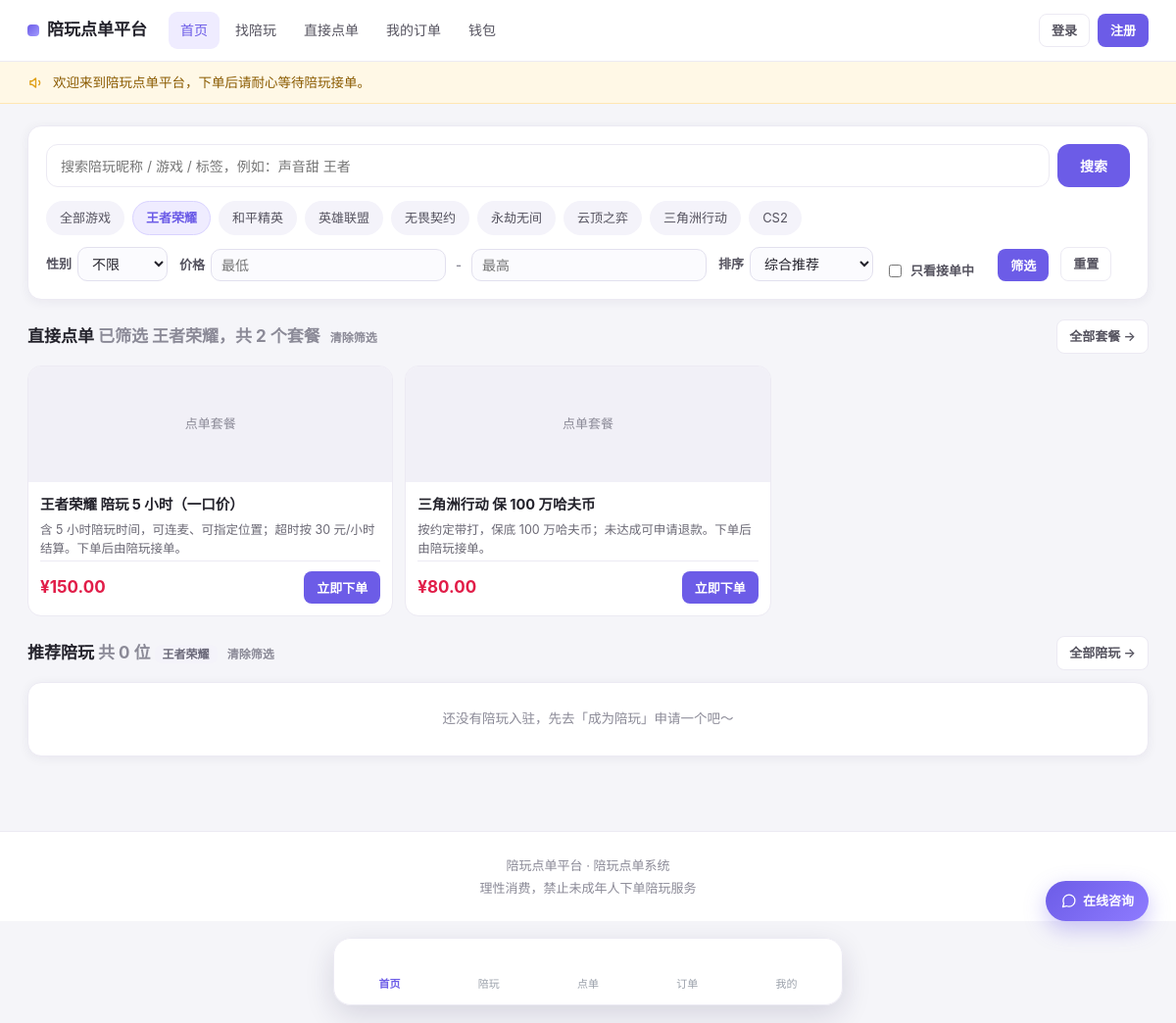
Screenshot of /index.php?r=home/index&game_id=1&page=1 with the database file from the repository.
### tables this page shows
CREATE TABLE IF NOT EXISTS `games` (
  `id` INT UNSIGNED NOT NULL AUTO_INCREMENT,
  `name` VARCHAR(50) NOT NULL DEFAULT '',
  `icon` VARCHAR(255) NOT NULL DEFAULT '',
  `sort` INT NOT NULL DEFAULT 0,
  `is_hot` TINYINT NOT NULL DEFAULT 0,
  `status` TINYINT NOT NULL DEFAULT 1 COMMENT '1启用 0停用',
  `created_at` DATETIME NOT NULL,
  `updated_at` DATETIME NOT NULL,
  PRIMARY KEY (`id`),
  KEY `idx_status` (`status`)
);

CREATE TABLE IF NOT EXISTS `order_packages` (
  `id` INT UNSIGNED NOT NULL AUTO_INCREMENT,
  `title` VARCHAR(100) NOT NULL DEFAULT '' COMMENT '例如：王者荣耀 陪玩 5 小时',
  `game_id` INT UNSIGNED NOT NULL DEFAULT 0,
  `price` DECIMAL(10,2) NOT NULL DEFAULT 0.00 COMMENT '一口价（总价）',
  `cover` VARCHAR(255) NOT NULL DEFAULT '',
  `description` VARCHAR(500) NOT NULL DEFAULT '',
  `sort` INT NOT NULL DEFAULT 0 COMMENT '越大越靠前',
  `status` TINYINT NOT NULL DEFAULT 1 COMMENT '1上架 0下架',
  `created_at` DATETIME NOT NULL,
  `updated_at` DATETIME NOT NULL,
  PRIMARY KEY (`id`),
  KEY `idx_status_sort` (`status`, `sort`)
);

### app/View.php (called while the page is built, shortened)
<?php
class View
{
    public static function render(string $tpl, array $data = [], string $layout = 'layout'): void
    {
        $content = self::capture($tpl, $data);
    }
    public static function capture(string $tpl, array $data = []): string
    {
        $file = self::resolve($tpl);
        extract($data, EXTR_SKIP);
        include $file;
        return (string) ob_get_clean();
    }
    private static function resolve(string $tpl): ?string
    {
        $tpl = str_replace(['..', '\\'], ['', '/'], $tpl);
        $tpl = trim($tpl, '/');
        $file = APP_ROOT . '/app/views/' . $tpl . '.php';
        return is_file($file) ? $file : null;
    }
}

### app/helpers.php (called while the page is built, shortened)
<?php
function config(?string $key = null, $default = null)
{
    $cfg = $GLOBALS['config'] ?? [];
    foreach (explode('.', $key) as $seg) {
        if (!is_array($cfg) || !array_key_exists($seg, $cfg)) {
            return $default;
        }
        $cfg = $cfg[$seg];
    }
    return $cfg;
}
function e($value): string
{
    return htmlspecialchars((string) $value, ENT_QUOTES, 'UTF-8');
}
function base_url(): string
{
    static $base = null;
    if ($base !== null) {
        return $base;
    }
    $configured = trim((string) config('app.url', ''));
    $scheme = (!empty($_SERVER['HTTPS']) && $_SERVER['HTTPS'] !== 'off') ? 'https' : 'http';
    $host   = (string) ($_SERVER['HTTP_HOST'] ?? 'localhost');
    $script = str_replace('\\', '/', (string) ($_SERVER['SCRIPT_NAME'] ?? '/index.php'));
    $dir    = rtrim(str_replace('\\', '/', dirname($script)), '/');
    $adminSeg = '/' . admin_path();
    return $base = $scheme . '://' . $host . $dir;
}
function url(string $route = 'home/index', array $params = []): string
{
    $params = array_merge(['r' => $route], $params);
    return base_url() . '/index.php?' . http_build_query($params);
}
function admin_path(): string
{
    $path = trim((string) config('security.admin_path', 'admin'), '/');
    return $path;
}
function query_url(array $overrides = [], ?string $route = null): string
{
    $q     = $_GET;
    $r     = $route ?? (string) ($q['r'] ?? 'home/index');
    unset($q['r'], $q['_token']);
    $q     = array_merge($q, $overrides);
    $q     = array_filter($q, function ($v) {
        return $v !== '' && $v !== null;
    });
    $script = str_replace('\\', '/', (string) ($_SERVER['SCRIPT_NAME'] ?? ''));
    return url($r, $q);
}
function view(string $tpl, array $data = [], string $layout = 'layout'): void
{
    View::render($tpl, $data, $layout);
}
function input(string $key, $default = '')
{
    if (array_key_exists($key, $_GET)) {
        return $_GET[$key];
    }
    return $default;
}
function input_str(string $key, string $default = ''): string
{
    $v = input($key, $default);
    return trim((string) $v);
}
function input_int(string $key, int $default = 0): int
{
    $v = input($key, $default);
    return is_array($v) ? $default : (int) $v;
}
function yuan($amount): string
{
    return '¥' . number_format((float) $amount, 2, '.', ',');
}
function str_limit(?string $text, int $length = 40): string
{
    $text = (string) $text;
    return mb_strlen($text) > $length ? mb_substr($text, 0, $length) . '…' : $text;
}

### app/Controllers/BaseController.php (called while the page is built, shortened)
<?php
abstract class BaseController
{
    protected function view(string $tpl, array $data = [], string $layout = 'layout'): void
    {
        $data['__user'] = user();
        view($tpl, $data, $layout);
    }
}

### app/Controllers/HomeController.php (called while the page is built, shortened)
<?php
class HomeController extends BaseController
{
    private function buildFilter(): array
    {
        return [
            'game_id'     => input_int('game_id', 0),
            'gender'      => input_int('gender', 0),
            'keyword'     => input_str('keyword'),
            'sort'        => input_str('sort', 'default'),
            'online_only' => input_int('online_only', 0),
            'min_price'   => input_str('min_price'),
            'max_price'   => input_str('max_price'),
        ];
    }
    public function index()
    {
        $filter = $this->buildFilter();
        $result = CompanionService::search($filter, 1, 8);
        $games  = Db::all('SELECT * FROM games WHERE status = 1 ORDER BY sort DESC, id ASC LIMIT 8');
        $stats = [
            'companions' => (int) Db::value('SELECT COUNT(*) FROM companion_profiles WHERE audit_status = 1'),
            'orders'     => (int) Db::value('SELECT COUNT(*) FROM orders'),
            'completed'  => (int) Db::value('SELECT COUNT(*) FROM orders WHERE status = ?', [OrderService::STATUS_COMPLETED]),
        ];
        $this->view('home/index', [
            'title'    => site_name(),
            'filter'   => $filter,
            'games'    => $games,
            'result'   => $result,
            'stats'    => $stats,
            'banners'  => ContentService::banners(),
            'packages' => ContentService::packages((int) $filter['game_id']),
        ]);
    }
}

### app/Router.php (called while the page is built, shortened)
<?php
class Router
{
    public static function dispatch(string $route, string $namespace = 'App\\Controllers\\'): void
    {
        $route = trim($route, '/');
        $parts = explode('/', $route);
        $act   = $parts[1] ?? 'index';
        $method = lcfirst(self::studly($act));
        $controller = new $class();
        $controller->$method();
    }
    private static function studly(string $value): string
    {
        return str_replace(' ', '', ucwords(str_replace(['-', '_'], ' ', $value)));
    }
}

### public/index.php (called while the page is built, shortened)
<?php
require dirname(__DIR__) . '/app/bootstrap.php';
if (!\App\Db::tableExists('users')) {
    redirect(base_url() . '/install.php');
}
\App\Router::dispatch((string) ($_GET['r'] ?? 'home/index'));

### app/Db.php (called while the page is built, shortened)
<?php
class Db
{
    private static $pdo = null;
    private static $cfg = [];
    public static function init(array $cfg): void
    {
        self::$cfg = $cfg;
    }
    public static function pdo(): PDO
    {
        if (self::$pdo instanceof PDO) {
            return self::$pdo;
        }
        $c   = self::$cfg;
        $dsn = sprintf(
            'mysql:host=%s;port=%d;dbname=%s;charset=%s',
            (string) ($c['host'] ?? '127.0.0.1'),
            (int) ($c['port'] ?? 3306),
            (string) ($c['name'] ?? ''),
            (string) ($c['charset'] ?? 'utf8mb4')
        );
        try {
            self::$pdo = new PDO($dsn, (string) ($c['user'] ?? ''), (string) ($c['pass'] ?? ''), [
                PDO::ATTR_ERRMODE            => PDO::ERRMODE_EXCEPTION,
                PDO::ATTR_DEFAULT_FETCH_MODE => PDO::FETCH_ASSOC,
                PDO::ATTR_EMULATE_PREPARES   => false,
            ]);
        } catch (PDOException $e) {
            throw new \RuntimeException(
                '数据库连接失败：' . $e->getMessage()
                . '（请检查 config/config.php 的数据库配置，或访问 install.php 重新安装）'
            );
        }
        return self::$pdo;
    }
    public static function query(string $sql, array $params = []): PDOStatement
    {
        $st = self::pdo()->prepare($sql);
        $st->execute(array_values($params));
        return $st;
    }
    public static function all(string $sql, array $params = []): array
    {
        return self::query($sql, $params)->fetchAll();
    }
    public static function value(string $sql, array $params = [])
    {
        $row = self::query($sql, $params)->fetch(PDO::FETCH_NUM);
        return $row === false ? null : $row[0];
    }
    public static function tableExists(string $table): bool
    {
        try {
            $n = self::value(
                'SELECT COUNT(*) FROM information_schema.tables WHERE table_schema = DATABASE() AND table_name = ?',
                [$table]
            );
            return (int) $n > 0;
        } catch (Throwable $e) {
            return false;
        }
    }
}

### app/ContentService.php (called while the page is built, shortened)
<?php
class ContentService
{
    public static function packages(int $gameId = 0): array
    {
        try {
            if ($gameId > 0) {
                return Db::all(
                    'SELECT p.*, g.name AS game_name FROM order_packages p
                     LEFT JOIN games g ON g.id = p.game_id
                     WHERE p.status = 1 AND (p.game_id = ? OR p.game_id = 0)
                     ORDER BY p.game_id = ? DESC, p.sort DESC, p.id DESC LIMIT 50',
                    [$gameId, $gameId]
                );
            }
            return Db::all(
                'SELECT p.*, g.name AS game_name FROM order_packages p
                 LEFT JOIN games g ON g.id = p.game_id
                 WHERE p.status = 1
                 ORDER BY p.sort DESC, p.id DESC LIMIT 50'
            );
        } catch (\Throwable $e) {
            return [];
        }
    }
}

### app/bootstrap.php (called while the page is built, shortened)
<?php
spl_autoload_register(function ($class) {
    $prefix = 'App\\';
    $rel  = substr($class, strlen($prefix));
    $file = APP_ROOT . '/app/' . str_replace('\\', '/', $rel) . '.php';
});
require APP_ROOT . '/app/helpers.php';

### app/CompanionService.php (called while the page is built, shortened)
<?php
class CompanionService
{
    public static function search(array $filter, int $page = 1, int $perPage = 12): array
    {
        $where  = [
            'p.audit_status = 1',
            'u.status = 1',
        ];
        $params = [];
        if (!empty($filter['game_id'])) {
            $where[]  = 'EXISTS (SELECT 1 FROM companion_skills s WHERE s.companion_id = p.user_id AND s.status = 1 AND s.game_id = ?)';
            $params[] = (int) $filter['game_id'];
        }
        $priceWhere  = [];
        $whereSql = implode(' AND ', $where);
        $sort    = (string) ($filter['sort'] ?? 'default');
        $orderBy = 'p.online_status DESC, p.is_recommend DESC, p.sort DESC, p.score DESC, p.id DESC';
        $total = (int) Db::value(
            "SELECT COUNT(*) FROM companion_profiles p JOIN users u ON u.id = p.user_id WHERE $whereSql",
            $params
        );
        $page   = max(1, $page);
        $offset = ($page - 1) * $perPage;
        $rows   = Db::all(
            "SELECT p.*, u.nickname, u.avatar, u.gender, u.id AS uid, u.credit_score,
                    (SELECT MIN(s.price) FROM companion_skills s WHERE s.companion_id = p.user_id AND s.status = 1) AS min_price,
                    (SELECT COUNT(*) FROM companion_skills s WHERE s.companion_id = p.user_id AND s.status = 1) AS skill_count
             FROM companion_profiles p
             JOIN users u ON u.id = p.user_id
             WHERE $whereSql
             ORDER BY $orderBy
             LIMIT $perPage OFFSET $offset",
            $params
        );
        return ['total' => $total, 'rows' => $rows, 'page' => $page, 'per_page' => $perPage];
    }
}

### app/views/home/index.php (the view, shortened to what this page needs)
<?php
$rows  = $result['rows'];
$total = (int) $result['total'];
?>
<section class="card">
  <form class="search-row" method="get" action="<?= e(url('home/index')) ?>">
    <input type="text" name="keyword" value="<?= e($filter['keyword']) ?>" placeholder="搜索陪玩昵称 / 游戏 / 标签，例如：声音甜 王者">
    <button class="btn btn-primary" type="submit">搜索</button>
  </form>
  <div class="filters">
    <div class="chip-row">
      <a class="chip <?= empty($filter['game_id']) ? 'active' : '' ?>" href="<?= e(query_url(['game_id' => '', 'page' => 1])) ?>">全部游戏</a>
      <?php foreach ($games as $g): ?>
        <a class="chip <?= (int) $filter['game_id'] === (int) $g['id'] ? 'active' : '' ?>"
           href="<?= e(query_url(['game_id' => (int) $g['id'], 'page' => 1])) ?>"><?= e($g['name']) ?></a>
      <?php endforeach; ?>
    </div>
    <form class="filter-form" method="get" action="<?= e(url('home/index')) ?>">
      <label>性别
        <select name="gender">
          <option value="0">不限</option>
        </select>
      </label>
      <label>价格
        <input type="number" name="min_price" value="<?= e($filter['min_price']) ?>" placeholder="最低" min="0" step="1">
        <span class="dash">-</span>
        <input type="number" name="max_price" value="<?= e($filter['max_price']) ?>" placeholder="最高" min="0" step="1">
      </label>
      <label>排序
        <select name="sort">
          <option value="default" <?= $filter['sort'] === 'default' ? 'selected' : '' ?>>综合推荐</option>
        </select>
      </label>
      <label class="check">
        <input type="checkbox" name="online_only" value="1" <?= !empty($filter['online_only']) ? 'checked' : '' ?>>只看接单中
      </label>
      <button class="btn btn-primary btn-sm" type="submit">筛选</button>
      <a class="btn btn-ghost btn-sm" href="<?= e(url('home/index')) ?>">重置</a>
    </form>
  </div>
</section>
<?php
$__gameName = '';
foreach ($games as $__g) {
    if ((int) $__g['id'] === (int) $filter['game_id']) {
        $__gameName = (string) $__g['name'];
    }
}
?>
<?php if (!empty($packages)): ?>
  <section class="section-head">
    <h2>
      直接点单
      <span class="muted">
        <?= $__gameName !== '' ? '已筛选 ' . e($__gameName) . '，共 ' . count($packages) . ' 个套餐' : '选套餐一键下单' ?>
      </span>
      <?php if ($__gameName !== ''): ?>
        <a class="muted" style="font-size:12px;margin-left:6px" href="<?= e(url('home/index')) ?>">清除筛选</a>
      <?php endif; ?>
    </h2>
    <a class="btn btn-ghost btn-sm" href="<?= e(url('home/packages')) ?>">全部套餐 →</a>
  </section>
  <div class="package-grid">
    <?php foreach (array_slice($packages, 0, 6) as $p): ?>
      <?php include APP_ROOT . '/app/views/partials/package_card.php'; ?>
    <?php endforeach; ?>
  </div>
<?php endif; ?>
<section class="section-head">
  <h2>
    推荐陪玩 <span class="muted">共 <?= $total ?> 位</span>
    <?php if ($__gameName !== ''): ?>
      <span class="tag"><?= e($__gameName) ?></span>
      <a class="muted" style="font-size:12px;margin-left:6px" href="<?= e(url('home/index')) ?>">清除筛选</a>
    <?php endif; ?>
  </h2>
  <a class="btn btn-ghost btn-sm" href="<?= e(url('home/companions')) ?>">全部陪玩 →</a>
</section>
<?php if (!$rows): ?>
  <div class="card empty">还没有陪玩入驻，先去「成为陪玩」申请一个吧～</div>
<?php endif; ?>

### app/views/partials/package_card.php (shortened to what this page needs)
<div class="package-card">
  <?php if (!empty($p['cover'])): ?>
    <img class="package-cover" src="<?= e(upload_url((string) $p['cover'])) ?>" alt="" loading="lazy">
  <?php else: ?>
    <div class="package-cover package-cover-ph"><?= e((string) ($p['game_name'] ?? '点单套餐')) ?></div>
  <?php endif; ?>
  <div class="package-body">
    <div class="package-title"><?= e((string) $p['title']) ?></div>
    <?php if (trim((string) $p['description']) !== ''): ?>
      <p class="package-desc"><?= e(str_limit((string) $p['description'], 60)) ?></p>
    <?php endif; ?>
    <div class="package-foot">
      <span class="price"><?= e(yuan((float) $p['price'])) ?></span>
      <form method="post" action="<?= e(url('order/buyPackage')) ?>"
            data-confirm="确认购买「<?= e((string) $p['title']) ?>」？将从钱包余额扣款。">
        <button class="btn btn-primary btn-sm" type="submit">立即下单</button>
      </form>
    </div>
  </div>
</div>

### rows the page displays
games: name "王者荣耀"
games: name "和平精英"
games: name "英雄联盟"
games: name "无畏契约"
games: name "永劫无间"
games: name "云顶之弈"
games: name "三角洲行动"
games: name "CS2", is_hot "0"
order_packages: game_name "点单套餐", title "王者荣耀 陪玩 5 小时（一口价）", description "含 5 小时陪玩时间，可连麦、可指定位置；超时按 30 元/小时结算。下单后由陪玩接单。", price "¥150.00"
order_packages: game_name "点单套餐", title "三角洲行动 保 100 万哈夫币", description "按约定带打，保底 100 万哈夫币；未达成可申请退款。下单后由陪玩接单。", price "¥80.00"

### other values shown
site_name() "陪玩点单平台"
$__item[1] "首页"
$__item[1] "找陪玩"
$__item[1] "直接点单"
$__item[1] "我的订单"
$__item[1] "钱包"
$__it['text'] "欢迎来到陪玩点单平台，下单后请耐心等待陪玩接单。"
count($packages) "2"
$__tab[1] "首页"
$__tab[1] "陪玩"
$__tab[1] "点单"
$__tab[1] "订单"
$__tab[1] "我的"
